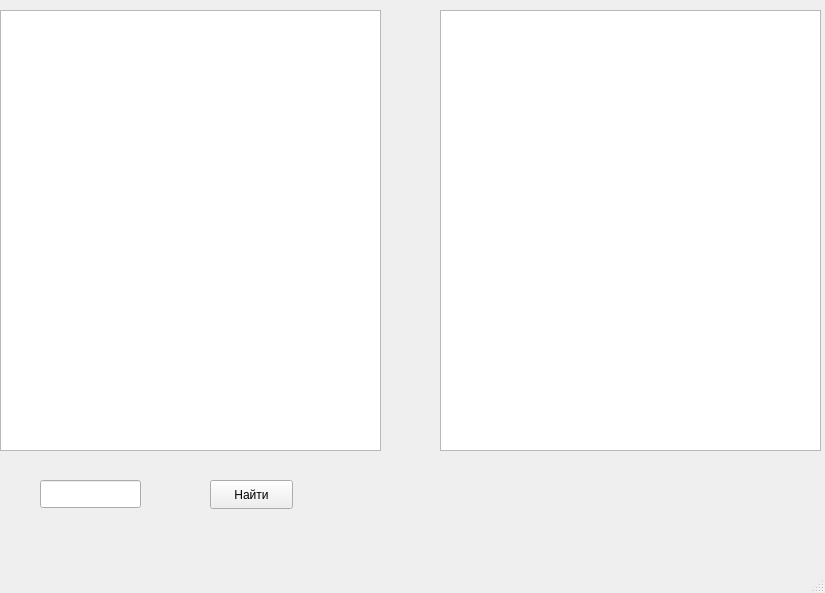
<?xml version="1.0" encoding="UTF-8"?>
<ui version="4.0">
 <class>MainWindow</class>
 <widget class="QMainWindow" name="MainWindow">
  <property name="geometry">
   <rect>
    <x>0</x>
    <y>0</y>
    <width>825</width>
    <height>593</height>
   </rect>
  </property>
  <property name="windowTitle">
   <string>MainWindow</string>
  </property>
  <widget class="QWidget" name="centralwidget">
   <widget class="QTextEdit" name="show_tree">
    <property name="geometry">
     <rect>
      <x>0</x>
      <y>10</y>
      <width>381</width>
      <height>441</height>
     </rect>
    </property>
   </widget>
   <widget class="QTextEdit" name="iterators">
    <property name="geometry">
     <rect>
      <x>440</x>
      <y>10</y>
      <width>381</width>
      <height>441</height>
     </rect>
    </property>
   </widget>
   <widget class="QLineEdit" name="key_le">
    <property name="geometry">
     <rect>
      <x>40</x>
      <y>480</y>
      <width>101</width>
      <height>28</height>
     </rect>
    </property>
   </widget>
   <widget class="QPushButton" name="find">
    <property name="geometry">
     <rect>
      <x>210</x>
      <y>480</y>
      <width>83</width>
      <height>29</height>
     </rect>
    </property>
    <property name="text">
     <string>Найти</string>
    </property>
   </widget>
  </widget>
  <widget class="QMenuBar" name="menubar">
   <property name="geometry">
    <rect>
     <x>0</x>
     <y>0</y>
     <width>825</width>
     <height>26</height>
    </rect>
   </property>
  </widget>
  <widget class="QStatusBar" name="statusbar"/>
 </widget>
 <resources/>
 <connections/>
</ui>
